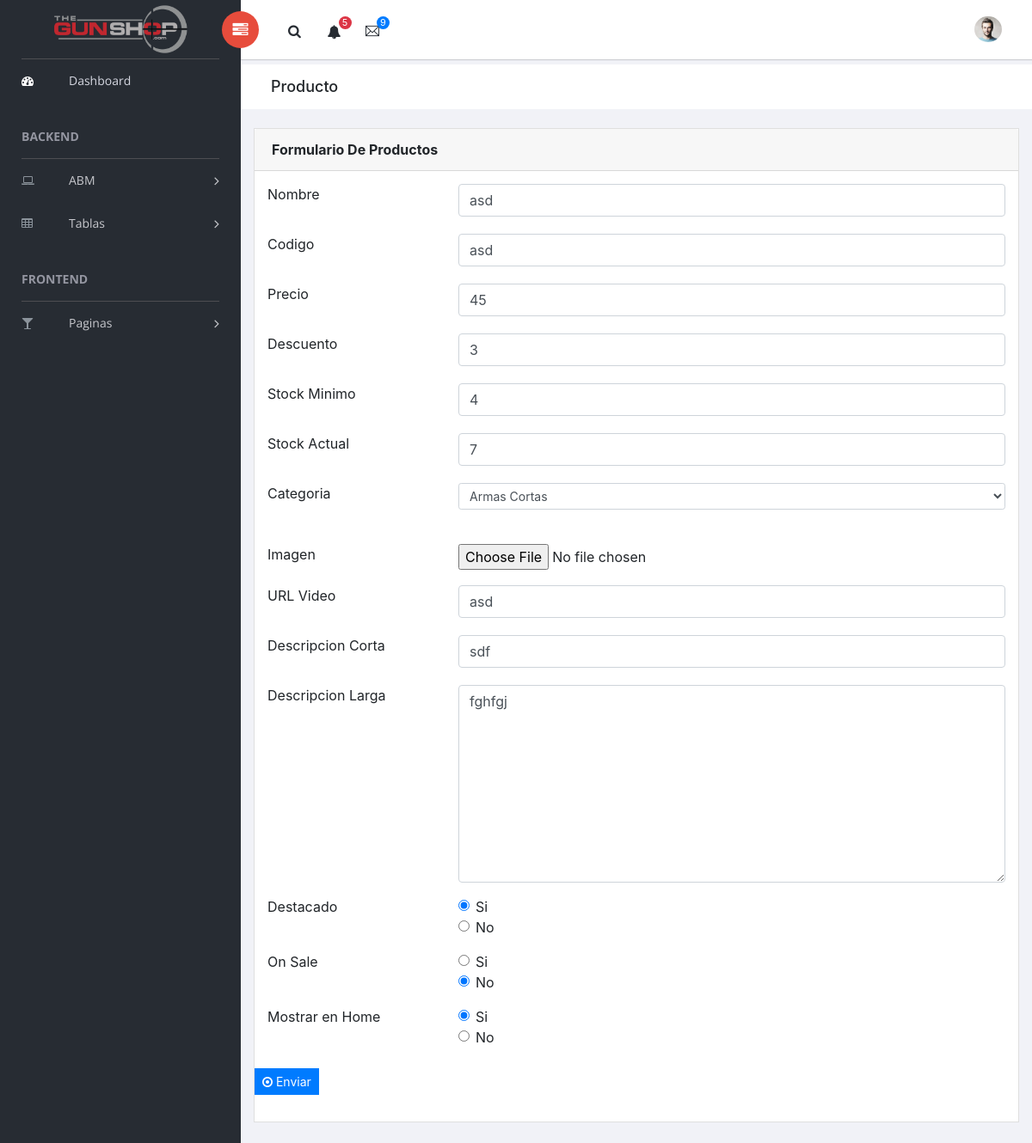
Before: /tp7/form-producto.php?id=4 with the older database file.
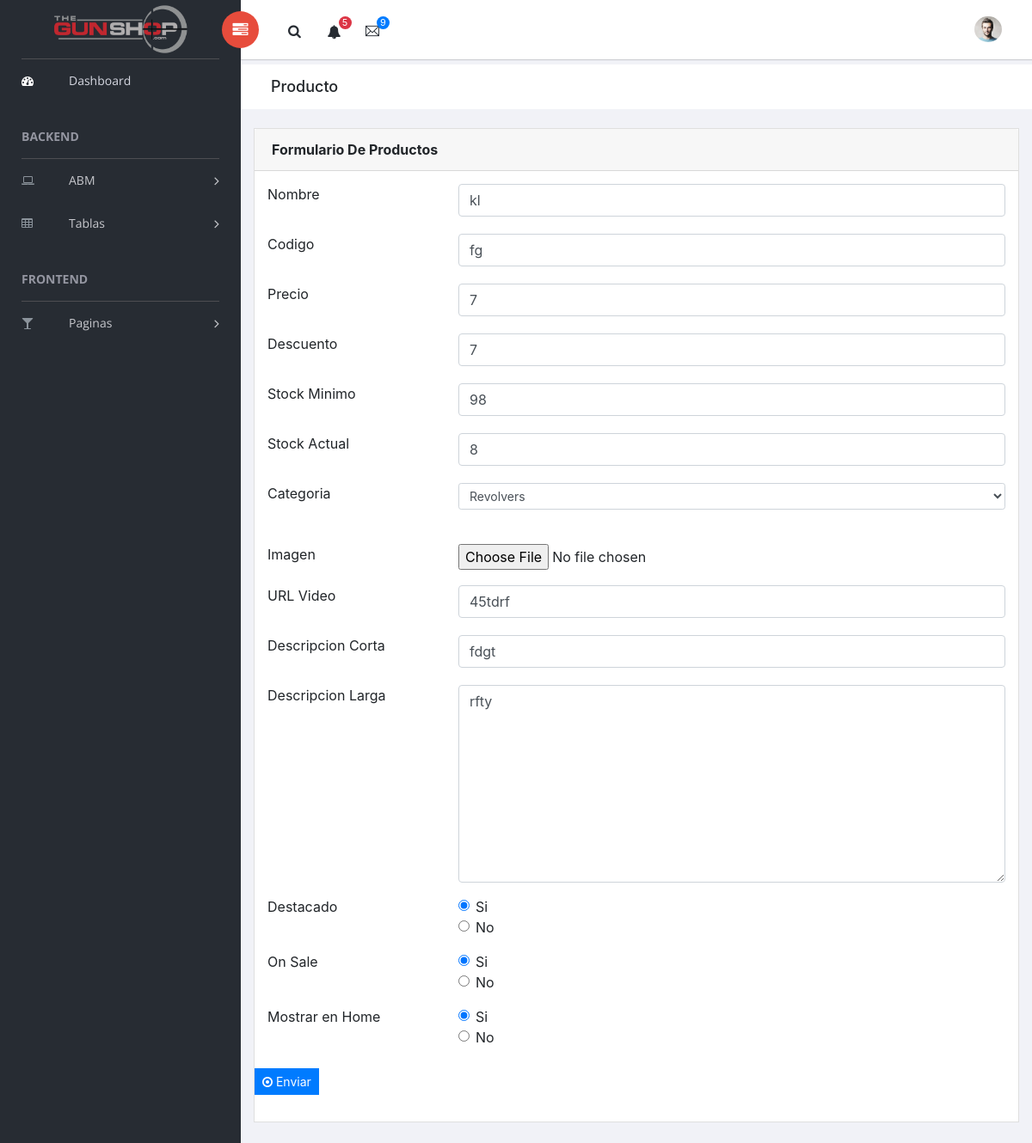
After: the same page with the newer database file.
### tables this page shows
CREATE TABLE IF NOT EXISTS `productos` (
  `idProducto` int(11) NOT NULL AUTO_INCREMENT,
  `nombreProducto` varchar(50) NOT NULL,
  `codigoProducto` varchar(50) NOT NULL,
  `precioProdcuto` float NOT NULL,
  `descuentoProducto` float DEFAULT NULL,
  `stockMinimo` int(50) NOT NULL,
  `stockActual` int(50) NOT NULL,
  `categoriaProducto` varchar(50) NOT NULL,
  `fotoProducto` varchar(100) NOT NULL,
  `videoProducto` varchar(100) NOT NULL,
  `descripcionCortaProducto` varchar(200) NOT NULL,
  `descripcionLargaProducto` varchar(300) NOT NULL,
  `destacadoProducto` tinyint(1) NOT NULL,
  `onSaleProducto` tinyint(1) NOT NULL,
  `mostrarHomeProducto` tinyint(1) NOT NULL,
  PRIMARY KEY (`idProducto`)
);

CREATE TABLE IF NOT EXISTS `categorias` (
  `idCategoria` int(11) NOT NULL AUTO_INCREMENT,
  `nombreCategoria` varchar(50) NOT NULL,
  PRIMARY KEY (`idCategoria`)
);

### tp7/dao/producto.php (called while the page is built, shortened)
<?php
class ProductoDao {
    public static function ObtenerPorID($id)
    {
        $prod = new Producto();
        $params = array
        (
            ":id" => $id
        );
        $DBH = new PDO("mysql:host=127.0.0.1;dbname=sistema", "root", "");
		$query = 'SELECT * FROM productos where idProducto = :id';
		$STH = $DBH->prepare($query);
        $STH->setFetchMode(PDO::FETCH_ASSOC);
        $STH->execute($params);
        if ($STH->rowCount() > 0)
        {
            $row = $STH->fetch();
            $prod->idProducto = $row['idProducto'];
            $prod->nombreProducto = $row['nombreProducto'];
            $prod->codigoProducto = $row['codigoProducto'];
            $prod->precioProdcuto = $row['precioProdcuto'];
            $prod->descuentoProducto = $row['descuentoProducto'];
            $prod->stockMinimo = $row['stockMinimo'];
            $prod->stockActual = $row['stockActual'];
            $prod->categoriaProducto = $row['categoriaProducto'];
            $prod->fotoProducto = $row['fotoProducto'];
            $prod->videoProducto = $row['videoProducto'];
            $prod->descripcionCortaProducto = $row['descripcionCortaProducto'];
            $prod->descripcionLargaProducto = $row['descripcionLargaProducto'];
            $prod->destacadoProducto = $row['destacadoProducto'];
            $prod->onSaleProducto = $row['onSaleProducto'];
            $prod->mostrarHomeProducto = $row['mostrarHomeProducto'];
        }
        return $prod;
    }
}
?>

### tp7/dao/categoria.php (called while the page is built, shortened)
<?php
class CategoriaDao {
    public static function ObtenerTodos()
    {
        $cont = 0;
        $arrayCat = array();
        $DBH = new PDO("mysql:host=127.0.0.1;dbname=sistema", "root", "");
		$query = 'SELECT * FROM categorias';
		$STH = $DBH->prepare($query);
        $STH->setFetchMode(PDO::FETCH_ASSOC);
        $STH->execute();
        if ($STH->rowCount() > 0)
        {
            while($row = $STH->fetch())
            {
                $cat = new Categoria();
                $cat->idCategoria = $row['idCategoria'];
                $cat->nombreCategoria = $row['nombreCategoria'];
                $arrayCat[$cont] = $cat;
                $cont++;
            }
        }
        return  $arrayCat;
    }
}
?>

### tp7/form-producto.php (the view, shortened to what this page needs)
<?php
include_once ($_SERVER["DOCUMENT_ROOT"] . '/shopguns/tp7/dao/producto.php');
include_once ($_SERVER["DOCUMENT_ROOT"] . '/shopguns/tp7/dao/categoria.php');
if (isset($_GET["id"])&&$_GET["id"] != 0){
    $resultado = ProductoDao::ObtenerPorID($_GET["id"]);
} else {
    $resultado = new Producto();
    $resultado->destacadoProducto = 3;
    $resultado->onSaleProducto = 3;
    $resultado->mostrarHomeProducto = 3;
}
?>
<!doctype html>
<html class="no-js" lang="en">
<head>
</head>
<body>
    <div id="right-panel" class="right-panel">
        <div class="breadcrumbs">
            <div class="col-sm-4">
                <div class="page-header float-left">
                    <div class="page-title">
                        <h1>Producto</h1>
                    </div>
                </div>
            </div>
            <div class="col-sm-8">
                <div class="page-header float-right">
                </div>
            </div>
        </div>
        <div class="content mt-3">
            <div class="animated fadeIn">
                <div class="row">
                    <div class="col-lg-12">
                        <div class="card">
                            <div class="card-header">
                                <strong>Formulario De Productos</strong>
                            </div>
                            <div class="card-body card-block">
                                <form id="formulario"  class="form-horizontal">
                                    <div class="row form-group">
                                        <div class="col col-md-3"><label for="text-input" class=" form-control-label">Nombre</label></div>
                                        <div class="col-12 col-md-9"><input type="text" id="nombreProducto" name="nombreProducto" placeholder="Nombre" class="form-control"value="<?php echo $resultado->nombreProducto; ?>"><small class="form-text text-muted"></small></div>
                                    </div>
                                    <div class="row form-group">
                                        <div class="col col-md-3"><label for="text-input" class=" form-control-label">Codigo</label></div>
                                        <div class="col-12 col-md-9"><input type="text" id="codigoProducto" name="codigoProducto" placeholder="Codigo" class="form-control" value="<?php echo $resultado->codigoProducto; ?>"><small class="form-text text-muted"></small></div>
                                    </div>
                                    <div class="row form-group">
                                        <div class="col col-md-3"><label for="text-input" class=" form-control-label">Precio</label></div>
                                        <div class="col-12 col-md-9"><input type="number" id="precioProducto" name="precioProducto" placeholder="Precio" class="form-control" value="<?php echo $resultado->precioProdcuto; ?>"><small class="form-text text-muted" ></small></div>
                                    </div>
                                    <div class="row form-group">
                                        <div class="col col-md-3"><label for="text-input" class=" form-control-label">Descuento</label></div>
                                        <div class="col-12 col-md-9"><input type="number" id="descuentoProducto" name="descuentoProducto" placeholder="Descuento" class="form-control"value="<?php echo $resultado->descuentoProducto; ?>"><small class="form-text text-muted"></small></div>
                                    </div>
                                    <div class="row form-group">
                                        <div class="col col-md-3"><label for="text-input" class=" form-control-label">Stock Minimo</label></div>
                                        <div class="col-12 col-md-9"><input type="number" id="stockMinimo" name="stockMinimo" placeholder="Stock Minimo" class="form-control"value="<?php echo $resultado->stockMinimo;?>"><small class="form-text text-muted"></small></div>
                                    </div>
                                    <div class="row form-group">
                                        <div class="col col-md-3"><label for="text-input" class=" form-control-label">Stock Actual</label></div>
                                        <div class="col-12 col-md-9"><input type="number" id="stockActual" name="stockActual" placeholder="Stock Actual" class="form-control"value="<?php echo $resultado->stockActual; ?>"><small class="form-text text-muted"></small></div>
                                    </div>
                                    <div class="row form-group">
                                            <div class="col col-md-3"><label for="selectSm" class=" form-control-label">Categoria</label></div>
                                            <div class="col-12 col-md-9">
                                                <select name="categoriaProducto" id="categoriaProducto" class="form-control-sm form-control">
                                                <?php foreach (CategoriaDao::obtenerTodos() as $item)
                                            {?>
                                                <option value="<?php echo $item->nombreCategoria  ?>"
                                                <?php if ($item->nombreCategoria == $resultado->categoriaProducto) {echo "selected";}
                                                 ?>
                                                ><?php echo $item->nombreCategoria ?>
                                                </option>
                                                <?php
                                            }
                                            ?>
                                                </select>
                                            </div>
                                    </div>
                                    <div class="row form-group">
                                            <div class="col col-md-3"><label for="text-input" class=" form-control-label">Imagen</label></div>
                                            <div class="col-12 col-md-9"><input type="file" id="fotoProducto" name="fotoProducto" class="form-control-file" value="<?php echo $resultado->fotoProducto; ?>" accept="image/*"></div>
                                    </div>
                                    <div class="row form-group">
                                        <div class="col col-md-3"><label for="text-input" class=" form-control-label">URL Video</label></div>
                                        <div class="col-12 col-md-9"><input type="text" id="videoProducto" name="videoProducto" placeholder="URL Video" class="form-control" value="<?php echo $resultado->videoProducto; ?>"><small class="form-text text-muted"></small></div>
                                    </div>
                                    <div class="row form-group">
                                        <div class="col col-md-3"><label for="text-input" class=" form-control-label">Descripcion Corta</label></div>
                                        <div class="col-12 col-md-9"><input type="text" id="descripcionCortaProducto" name="descripcionCortaProducto" placeholder="Descripcion Corta" class="form-control"value="<?php echo $resultado->descripcionCortaProducto; ?>"><small class="form-text text-muted"></small></div>
                                    </div>
                                    <div class="row form-group">
                                        <div class="col col-md-3"><label for="textarea-input" class=" form-control-label">Descripcion Larga</label></div>
                                        <div class="col-12 col-md-9"><textarea name="descripcionLargaProducto" id="descripcionLargaProducto" rows="9" placeholder="Contenido..." class="form-control"><?php echo $resultado->descripcionLargaProducto; ?></textarea></div>
                                    </div>
                                    <div class="row form-group">
                                            <div class="col col-md-3"><label class=" form-control-label">Destacado</label></div>
                                            <div class="col col-md-9">
                                                <div class="form-check">
                                                    <div class="radio">
                                                        <label for="radio1" class="form-check-label ">
                                                            <input type="radio" id="destacadoProducto" name="destacadoProducto" value=1 class="form-check-input" <?php  if ($resultado->destacadoProducto == 1) {echo "checked";} ?>>Si
                                                        </label>
                                                    </div>
                                                    <div class="radio">
                                                        <label for="radio2" class="form-check-label ">
                                                            <input type="radio" id="destacadoProducto" name="destacadoProducto" value=0 class="form-check-input" <?php  if ($resultado->destacadoProducto == 0) {echo "checked";} ?>>No
                                                        </label>
                                                    </div>
                                                </div>
                                            </div>
                                    </div>
                                        <div class="row form-group">
                                            <div class="col col-md-3"><label class=" form-control-label">On Sale</label></div>
                                            <div class="col col-md-9">
                                                <div class="form-check">
                                                    <div class="radio">
                                                        <label for="radio1" class="form-check-label ">
                                                            <input type="radio" id="onSaleProducto" name="onSaleProducto" value=1 class="form-check-input" <?php  if ($resultado->onSaleProducto == 1) {echo "checked";} ?>>Si
                                                        </label>
                                                    </div>
                                                    <div class="radio">
                                                        <label for="radio2" class="form-check-label ">
                                                            <input type="radio" id="onSaleProducto" name="onSaleProducto" value=0 class="form-check-input"<?php  if ($resultado->onSaleProducto == 0) {echo "checked";} ?>>No
                                                        </label>
                                                    </div>
                                                </div>
                                            </div>
                                        </div>
                                        <div class="row form-group">
                                            <div class="col col-md-3"><label class=" form-control-label">Mostrar en Home</label></div>
                                            <div class="col col-md-9">
                                                <div class="form-check">
                                                    <div class="radio">
                                                        <label for="radio1" class="form-check-label ">
                                                            <input type="radio" id="mostrarHomeProducto" name="mostrarHomeProducto" value=1 class="form-check-input" <?php  if ($resultado->mostrarHomeProducto == 1) {echo "checked";} ?>>Si
                                                        </label>
                                                    </div>
                                                    <div class="radio">
                                                        <label for="radio2" class="form-check-label ">
                                                            <input type="radio" id="mostrarHomeProducto" name="mostrarHomeProducto" value=0 class="form-check-input"<?php  if ($resultado->mostrarHomeProducto == 0) {echo "checked";} ?>>No
                                                        </label>
                                                    </div>
                                                </div>
                                            </div>
                                        <button value="Enviar" onclick="Validar();" type="button" class="btn btn-primary btn-sm" >
                                        <i class="fa fa-dot-circle-o"  ></i> Enviar
                                        </button>
                                        </div>
                                </form>
                            </div>
                        </div>
                    </div>
                </div>
</body>
</html>

Changed rows visible on the page:
changed productos: codigoProducto "asd" → "fg"; precioProducto "45" → "7"; categoriaProducto (not shown) → "Revolvers"; videoProducto "asd" → "45tdrf"; descripcionLargaProducto "fghfgj" → "rfty"; onSaleProducto "☐" → "☑"; onSaleProducto "☑" → "☐"
Other visible differences:
form field nombreProducto: "asd" → "kl"
form field descuentoProducto: "3" → "7"
form field stockMinimo: "4" → "98"
form field stockActual: "7" → "8"
form field descripcionCortaProducto: "sdf" → "fdgt"
form field categoriaProducto: "Armas Cortas" → (not shown)
